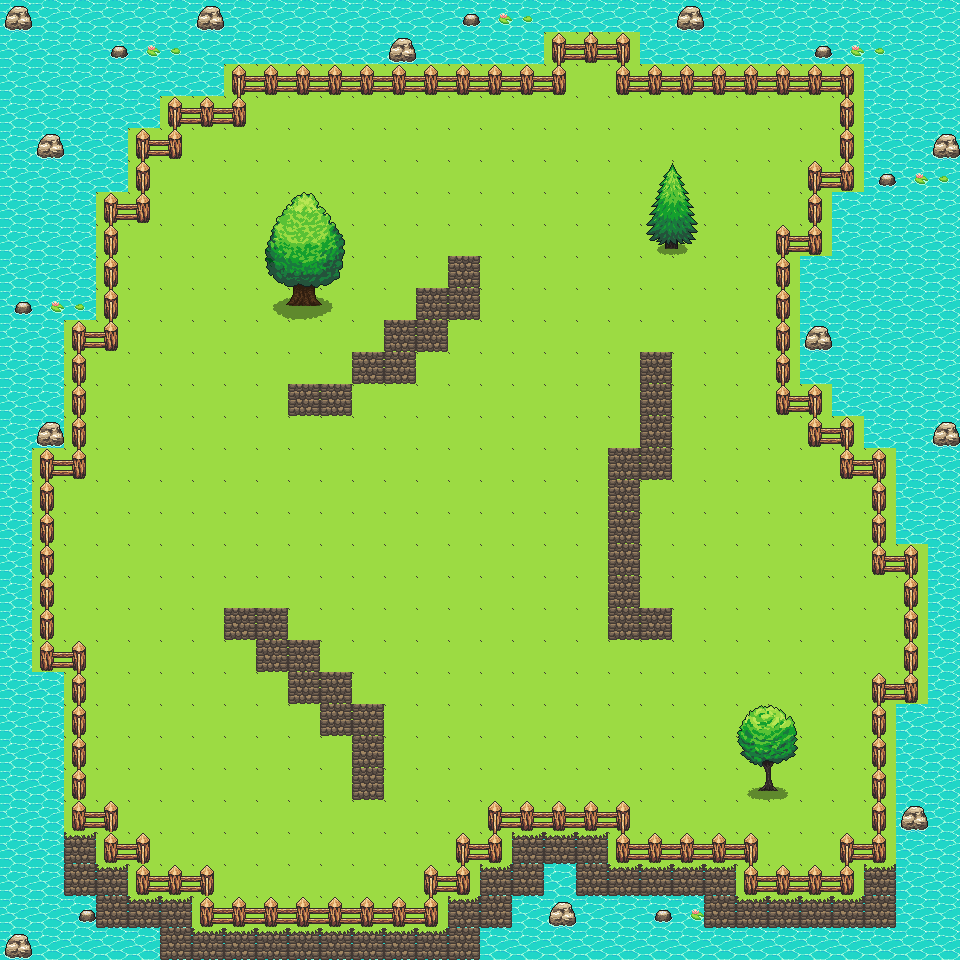

A 2D game scene composited from a Tiled map and its tileset images. What follows is a short description and the map's XML, with each tile layer's data collapsed to a summary:
An orthogonal 30x30 tile map with 32x32 px tiles, 5 tile layers (Grass, Main Layer, Plants, Walls, ...), 3 tilesets and 55 objects (45x wall, 6x enemySpawnPoint, 3x healthpack, playerSpawnPoint).

<map version="1.10" tiledversion="1.11.0" orientation="orthogonal" renderorder="right-down" width="30" height="30" tilewidth="32" tileheight="32" infinite="0" nextlayerid="11" nextobjectid="138">
 <editorsettings>
  <export format="tmx" />
 </editorsettings>
 <tileset firstgid="1" name="terrain" tilewidth="32" tileheight="32" tilecount="160" columns="10">
  <image source="terrain_tiles_v2.png" width="320" height="512" />
 </tileset>
 <tileset firstgid="161" name="fence" tilewidth="32" tileheight="32" tilecount="16" columns="4">
  <image source="fence_tiles.png" width="128" height="128" />
 </tileset>
 <tileset firstgid="177" name="plants" tilewidth="32" tileheight="32" tilecount="144" columns="12">
  <image source="assets_spritesheet_v2_free.png" width="384" height="384" />
 </tileset>
 <layer id="3" name="Grass" width="30" height="30">
  <data>[900 cells, 208 non-empty, 13 distinct tile ids]</data>
 </layer>
 <layer id="1" name="Main Layer" width="30" height="30">
  <data>[900 cells, 900 non-empty, 10 distinct tile ids]</data>
 </layer>
 <layer id="2" name="Plants" width="30" height="30">
  <data>[900 cells, 163 non-empty, 31 distinct tile ids]</data>
 </layer>
 <layer id="4" name="Walls" width="30" height="30">
  <data>[900 cells, 30 non-empty, 1 distinct tile ids]</data>
 </layer>
 <layer id="8" name="Health Packs" width="30" height="30">
  <data>[900 cells, 0 non-empty, 0 distinct tile ids]</data>
 </layer>
 <objectgroup id="5" name="CollisionWalls">
  <object id="61" type="wall" x="63.857" y="321.109" width="32.143" height="158.891" />
  <object id="62" type="wall" x="98.5222" y="193.395" width="28.2795" height="157.818" />
  <object id="63" type="wall" x="128.626" y="127.714" width="31.3738" height="96.2861" />
  <object id="64" type="wall" x="159.642" y="97.6099" width="32.3576" height="62.3901" />
  <object id="65" type="wall" x="195.22" y="98.5222" width="60.7801" height="29.4778" />
  <object id="66" type="wall" x="226.236" y="63.857" width="349.764" height="32.143" />
  <object id="70" type="wall" x="545.521" y="31.9285" width="94.4791" height="32.0715" />
  <object id="71" type="wall" x="608.466" y="65.6814" width="255.534" height="30.3186" />
  <object id="72" type="wall" x="832.877" y="97.6099" width="31.1228" height="94.3901" />
  <object id="73" type="wall" x="800.949" y="160.555" width="31.0513" height="95.4454" />
  <object id="74" type="wall" x="768.108" y="224.412" width="31.892" height="191.588" />
  <object id="75" type="wall" x="803.685" y="385.878" width="28.3145" height="62.1215" />
  <object id="76" type="wall" x="834.702" y="417.807" width="29.2983" height="62.193" />
  <object id="78" type="wall" x="866.63" y="450.648" width="29.3698" height="125.352" />
  <object id="79" type="wall" x="898.559" y="544.609" width="29.4413" height="159.391" />
  <object id="83" type="wall" x="864.806" y="673.235" width="31.1943" height="190.765" />
  <object id="84" type="wall" x="833.789" y="831.965" width="30.2105" height="64.035" />
  <object id="85" type="wall" x="735.267" y="865.718" width="96.7327" height="30.2821" />
  <object id="86" type="wall" x="610.29" y="832.877" width="157.71" height="31.1228" />
  <object id="87" type="wall" x="480.752" y="800.036" width="159.248" height="31.9635" />
  <object id="88" type="wall" x="448.823" y="832.877" width="63.1768" height="31.1228" />
  <object id="89" type="wall" x="417.807" y="863.893" width="62.193" height="32.1065" />
  <object id="90" type="wall" x="193.395" y="897.646" width="254.605" height="30.3536" />
  <object id="91" type="wall" x="128.626" y="863.893" width="95.3738" height="32.1065" />
  <object id="92" type="wall" x="98.5222" y="833.789" width="61.4778" height="30.2105" />
  <object id="93" type="wall" x="65.6814" y="801.861" width="62.3186" height="30.139" />
  <object id="94" type="wall" x="64.7692" y="642.219" width="31.2308" height="157.781" />
  <object id="95" type="wall" x="31.9285" y="447.911" width="32.0715" height="224.089" />
  <object id="98" type="wall" x="222.48" y="607.116" width="66.8082" height="31.8916" />
  <object id="99" type="wall" x="253.952" y="639.044" width="66.8082" height="31.8916" />
  <object id="100" type="wall" x="286.793" y="670.973" width="66.8082" height="31.8916" />
  <object id="101" type="wall" x="318.721" y="704.726" width="66.8082" height="31.8916" />
  <object id="102" type="wall" x="284.968" y="383.616" width="66.8082" height="31.8916" />
  <object id="103" type="wall" x="350.65" y="351.688" width="66.8082" height="31.8916" />
  <object id="104" type="wall" x="381.666" y="320.672" width="66.8082" height="31.8916" />
  <object id="105" type="wall" x="414.507" y="288.743" width="66.8082" height="31.8916" />
  <object id="106" type="wall" x="606.99" y="448.386" width="66.8082" height="31.8916" />
  <object id="107" type="wall" x="606.078" y="608.028" width="66.8082" height="31.8916" />
  <object id="108" type="wall" x="352.859" y="705.369" width="31.3738" height="96.2861" />
  <object id="109" type="wall" x="640.215" y="351.419" width="31.3738" height="96.2861" />
  <object id="111" type="wall" x="448.823" y="254.516" width="31.1768" height="33.4844" />
  <object id="112" type="wall" x="608.466" y="481.664" width="31.5344" height="126.336" />
  <object id="113" type="wall" x="257.252" y="193.395" width="95.7854" height="125.889" />
  <object id="115" type="wall" x="641.306" y="161.467" width="63.857" height="93.961" />
  <object id="116" type="wall" x="735.267" y="704.251" width="65.6814" height="96.6977" />
  <object id="117" type="playerSpawnPoint" x="192.483" y="769.02" width="31.9285" height="30.104" />
  <object id="119" type="enemySpawnPoint" x="481.664" y="128.626" width="30.104" height="29.1918" />
  <object id="120" type="enemySpawnPoint" x="545.521" y="321.109" width="30.4791" height="30.8907" />
  <object id="121" type="enemySpawnPoint" x="768.108" y="546.433" width="31.892" height="29.5669" />
  <object id="133" type="enemySpawnPoint" x="359.948" y="139.571" width="30.104" height="29.1918" />
  <object id="134" type="enemySpawnPoint" x="558.559" y="210.404" width="30.104" height="29.1918" />
  <object id="135" type="enemySpawnPoint" x="737.726" y="145.126" width="30.104" height="29.1918" />
 </objectgroup>
 <objectgroup id="9" name="Health Packs">
  <object id="124" type="healthpack" x="155.731" y="348.292" width="40.1117" height="40.8309" />
  <object id="136" type="healthpack" x="443.725" y="475.941" width="40.1117" height="40.8309" />
  <object id="137" type="healthpack" x="635.814" y="700.285" width="40.1117" height="40.8309" />
 </objectgroup>
 <objectgroup id="10" name="Lives" />
</map>
